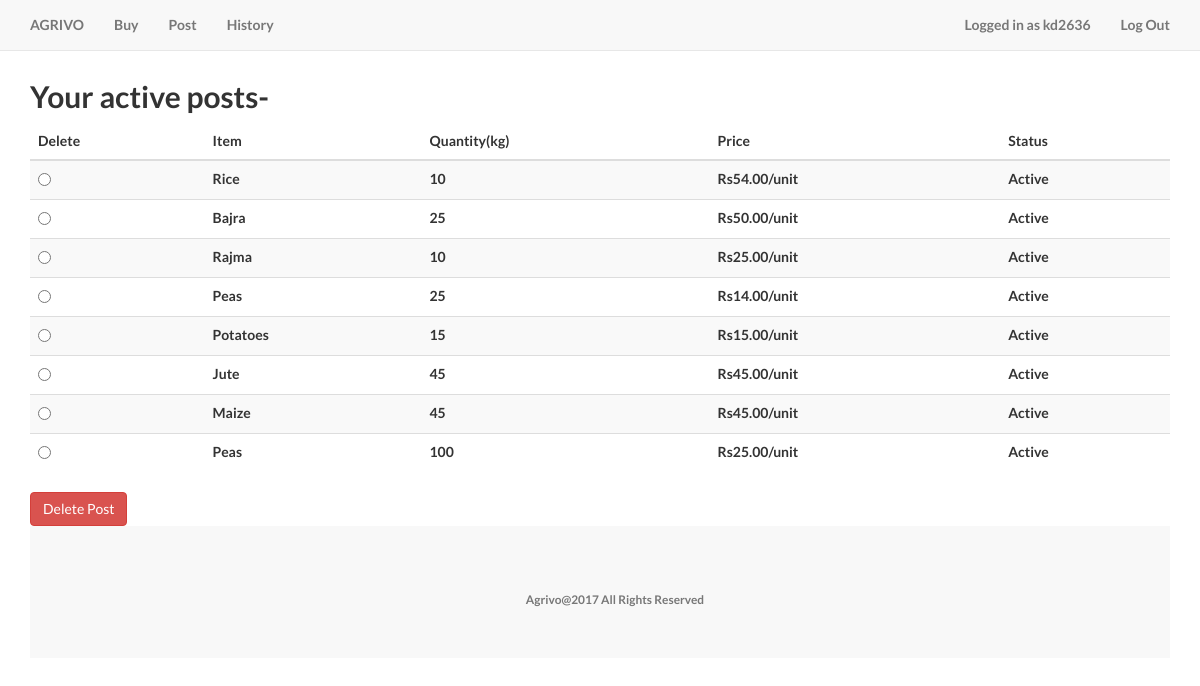
Page /delpost (signed in) on the committed database.
### tables this page shows
CREATE TABLE 'products' ('id' INTEGER PRIMARY KEY AUTOINCREMENT NOT NULL, 'userid' INTEGER NOT NULL, 'item' TEXT NOT NULL, 'qty' INTEGER NOT NULL, 'price' TEXT NOT NULL, 'status' TEXT NOT NULL DEFAULT 'Active', 'region' TEXT NOT NULL);

### application.py (the view)
@app.route("/delpost", methods=["GET", "POST"])
@login_required
def delpost():
    if request.method == "POST":
        db.execute("DELETE FROM products WHERE id = :id", id = request.form["del"])
        flash("Post deleted")
        return redirect(url_for('delpost'))
    else:
        rows = db.execute("SELECT * FROM products WHERE userid = :userid AND status = :status",
        userid = session.get("user_id"), status = 'Active')
        if len(rows) == 0:
            rows = None
        return render_template("delpost.html", rows = rows)

### helpers.py (called while the page is built)
def login_required(f):
    @wraps(f)
    def decorated_function(*args, **kwargs):
        if session.get("user_id") is None:
            return redirect(url_for("login", next=request.url))
        return f(*args, **kwargs)
    return decorated_function

### templates/delpost.html (shortened to what this page needs)
{% extends "layout.html" %}
{% block main %}
    <h2>Your active posts-</h2>
    <form action="{{ url_for('delpost') }}" method="post">
    {% if rows != None %}
        <table class="table table-striped">
            <thead>
                <tr>
                    <th>Delete</th>
                    <th>Item</th>
                    <th>Quantity(kg)</th>
                    <th>Price</th>
                    <th>Status</th>
                </tr>
            </thead>
            <tbody>
                {% for row in rows %}
                <tr>
                    <td><input type="radio" name="del" value="{{ row.id }}"></td>
                    <td>{{ row.item }}</td>
                    <td>{{ row.qty }}</td>
                    <td>{{ row.price }}</td>
                    <td>{{ row.status }}</td>
                </tr>
                {% endfor %}
            </tbody>
        </table>
    <input type="submit" value="Delete Post" class="btn btn-danger"/>
    </form>
    {% else %}
    <h3>You have no active post</h3>
    <script>swal("You have no active post");</script>
    {% endif %}
{% endblock %}

### templates/layout.html (shortened to what this page needs)
<!DOCTYPE html>
<html lang="en">
    <head>
        <link href="{{ url_for('static', filename='bootstrap.min.css') }}" rel="stylesheet">
        <link href="{{ url_for('static', filename='landing-page.css') }}" rel="stylesheet">
        <link rel="stylesheet" href="{{ url_for('static', filename='animate.css') }}" type="text/css" />
        <link href="//netdna.bootstrapcdn.com/font-awesome/3.2.1/css/font-awesome.css" rel="stylesheet">
        <link href="{{ url_for('static', filename='font-awesome.min.css') }}" rel="stylesheet" type="text/css">
        <link href="{{ url_for('static', filename='sweetalert.css') }}" rel="stylesheet" type="text/css">
    </head>
    <body>
    <div class="container">
        <nav class="navbar navbar-default navbar-fixed-top topnav" role="navigation">
            <div class="container topnav">
                <div class="navbar-header">
                    <a class="navbar-brand topnav" href="{{url_for('landing')}}">AGRIVO</a>
                </div>
                <div class="collapse navbar-collapse" id="bs-example-navbar-collapse-1">
                        {% if session.user_id %}
                            <ul class="nav navbar-nav">
                                <li><a href="{{ url_for('buy') }}">Buy</a></li>
                                <li><a href="{{ url_for('sell') }}">Post</a></li>
                                <li><a href="{{ url_for('delpost') }}">History</a></li>
                            </ul>
                            <ul class="nav navbar-nav navbar-right">
                                <li><a href="{{ url_for('index') }}">Logged in as {{ session.user_name }}</a></li>
                                <li><a href="{{ url_for('logout') }}">Log Out</a></li>
                            </ul>
                        {% else %}
                            <ul class="nav navbar-nav navbar-right">
                                <li><a href="{{ url_for('register') }}">Register</a></li>
                                <li><a href="{{ url_for('login') }}">Log In</a></li>
                            </ul>
                        {% endif %}
                </div>
            </div>
        </nav>
        <br>
        <br>
        <br>
        <main>
            {% block main %}{% endblock %}
        </main>
        <footer>
            <div class="container text-center">
                <div class="row">
                    <div class="col-lg-12">
                        <p class="copyright text-muted small">Agrivo@2017 All Rights Reserved</p>
                    </div>
                </div>
            </div>
        </footer>
    </div>
    </body>
</html>

### static/landing-page.css (style rules this page uses)
body, html { width: 100%; height: 100%; }
body, h1, h2, h3, h4, h5, h6 { font-family: "Lato","Helvetica Neue",Helvetica,Arial,sans-serif; font-weight: 700; }
.topnav { font-size: 14px; }
footer { padding: 50px 0; background-color: #f8f8f8; }
p.copyright { margin: 15px 0 0; }

### rows in the picture
products: item "Rice", qty "10", price "Rs54.00/unit", status "Active"
products: item "Bajra", qty "25", price "Rs50.00/unit", status "Active"
products: item "Rajma", qty "10", price "Rs25.00/unit", status "Active"
products: item "Peas", qty "25", price "Rs14.00/unit", status "Active"
products: item "Potatoes", qty "15", price "Rs15.00/unit", status "Active"
products: item "Jute", qty "45", price "Rs45.00/unit", status "Active"
products: item "Maize", qty "45", price "Rs45.00/unit", status "Active"
products: item "Peas", qty "100", price "Rs25.00/unit", status "Active"

### other values in the picture
{{ session.user_name }} "kd2636"
